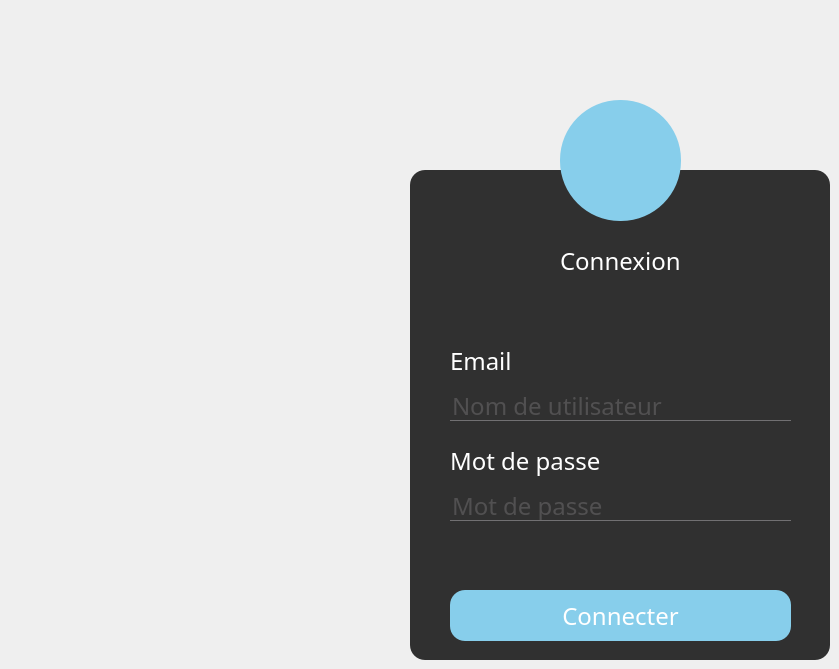
    <widget class="QWidget" name="loginPage">
     <widget class="QFrame" name="frame">
      <property name="geometry">
       <rect>
        <x>410</x>
        <y>170</y>
        <width>420</width>
        <height>490</height>
       </rect>
      </property>
      <property name="font">
       <font>
        <family>century gothic</family>
        <pointsize>-1</pointsize>
        <kerning>true</kerning>
       </font>
      </property>
      <property name="styleSheet">
       <string notr="true"> *{
font-family:century gothic;
font-size:24px;}
QFrame{
background : rgba(0,0,0,0.8);
border-radius:15px;
}</string>
      </property>
      <property name="frameShape">
       <enum>QFrame::StyledPanel</enum>
      </property>
      <property name="frameShadow">
       <enum>QFrame::Raised</enum>
      </property>
      <widget class="QLabel" name="label_conn_2">
       <property name="geometry">
        <rect>
         <x>150</x>
         <y>40</y>
         <width>171</width>
         <height>101</height>
        </rect>
       </property>
       <property name="styleSheet">
        <string notr="true">
QLabel{
color : white;
background:transparent;}</string>
       </property>
       <property name="text">
        <string>Connexion</string>
       </property>
      </widget>
      <widget class="QPushButton" name="pushButton_conn_2">
       <property name="geometry">
        <rect>
         <x>40</x>
         <y>420</y>
         <width>341</width>
         <height>51</height>
        </rect>
       </property>
       <property name="styleSheet">
        <string notr="true">QPushButton{
background: #87CEEB;
color: white;
border-radius:15px;
}

QPushButton:hover
{
color: #333;
border-radius:15px;
background: #49ebff;}  </string>
       </property>
       <property name="text">
        <string>Connecter</string>
       </property>
      </widget>
      <widget class="QLineEdit" name="lineEdit_usernamee_2">
       <property name="geometry">
        <rect>
         <x>40</x>
         <y>220</y>
         <width>341</width>
         <height>31</height>
        </rect>
       </property>
       <property name="styleSheet">
        <string notr="true">
QLineEdit
{
background:transparent;
border:none;
color:#717072;
border-bottom: 1px solid #717072
}</string>
       </property>
       <property name="text">
        <string/>
       </property>
       <property name="placeholderText">
        <string>Nom de utilisateur</string>
       </property>
      </widget>
      <widget class="QLineEdit" name="lineEdit_passwordd_2">
       <property name="geometry">
        <rect>
         <x>40</x>
         <y>320</y>
         <width>341</width>
         <height>31</height>
        </rect>
       </property>
       <property name="styleSheet">
        <string notr="true">
QLineEdit
{
background:transparent;
border:none;
color:#717072;
border-bottom: 1px solid #717072
}</string>
       </property>
       <property name="text">
        <string/>
       </property>
       <property name="echoMode">
        <enum>QLineEdit::Password</enum>
       </property>
       <property name="placeholderText">
        <string>Mot de passe</string>
       </property>
      </widget>
      <widget class="QLabel" name="label_user_2">
       <property name="geometry">
        <rect>
         <x>40</x>
         <y>180</y>
         <width>231</width>
         <height>21</height>
        </rect>
       </property>
       <property name="styleSheet">
        <string notr="true">
QLabel{
color : white;
background:transparent;}</string>
       </property>
       <property name="text">
        <string>Email</string>
       </property>
      </widget>
      <widget class="QLabel" name="label_pass_2">
       <property name="geometry">
        <rect>
         <x>40</x>
         <y>270</y>
         <width>231</width>
         <height>41</height>
        </rect>
       </property>
       <property name="styleSheet">
        <string notr="true">
QLabel{
color : white;
background:transparent;}</string>
       </property>
       <property name="text">
        <string>Mot de passe</string>
       </property>
      </widget>
     </widget>
     <widget class="QWidget" name="formLayoutWidget">
      <property name="geometry">
       <rect>
        <x>70</x>
        <y>180</y>
        <width>160</width>
        <height>80</height>
       </rect>
      </property>
      <layout class="QFormLayout" name="formLayout_2"/>
     </widget>
     <widget class="QToolButton" name="toolButton">
      <property name="geometry">
       <rect>
        <x>560</x>
        <y>100</y>
        <width>121</width>
        <height>121</height>
       </rect>
      </property>
      <property name="styleSheet">
       <string notr="true">QToolButton{
background: #87CEEB;
border-radius:60px;}</string>
      </property>
      <property name="text">
       <string/>
      </property>
      <property name="icon">
       <iconset>
        <normaloff>:/img/img/utilisateur.png</normaloff>:/img/img/utilisateur.png</iconset>
      </property>
      <property name="iconSize">
       <size>
        <width>50</width>
        <height>50</height>
       </size>
      </property>
     </widget>
    </widget>
